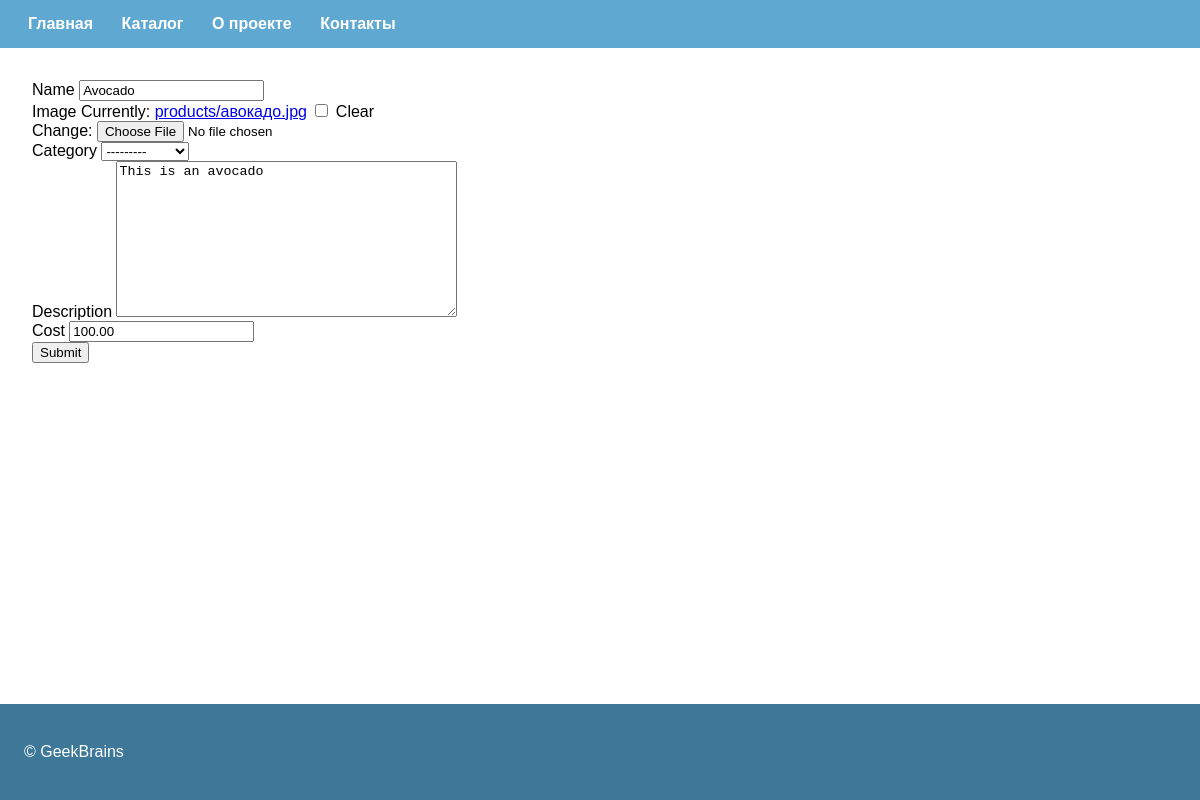
The app's page /products/1/update/ with its own data.
### products/models.py (models this page shows, shortened)
class Product(models.Model):
    name = models.CharField(
        max_length=255
    )
    image = models.ImageField(
        upload_to='products',
        blank=True,
        null=True,
    )
    category = models.ForeignKey(
        Category,
        on_delete=models.CASCADE,
        blank=True,
        null=True,
    )
    description = models.TextField(
        blank=True,
        null=True,
    )
    cost = models.DecimalField(
        max_digits=12,
        decimal_places=2,
        default=0
    )
    created = models.DateTimeField(
        auto_now_add=True,
    )
    modified = models.DateTimeField(
        auto_now=True,
    )

### products/views/products.py (the view)
class ProductUdateView(UpdateView):
    model = Product
    fields = [
        'name', 'image', 'category',
        'description', 'cost'
    ]
    template_name = 'products/create.html'
    success_url = reverse_lazy('products:list')

### products/models.py (called while the page is built)
    def __str__(self):
        return self.name

### products/templates/products/create.html (shortened to what this page needs)
{% extends 'server/master.html' %}
{% load static %}
{% block page_content %}
{% include 'server/form.html' with form=form %}
{% endblock %}

### server/templates/server/form.html (shortened to what this page needs)
<form action="" method="POST" enctype="multipart/form-data">
    {% for field in form %}
    <div class="field-group">
        <label for="{{ field.name }}">{{ field.label }}</label>
        {{ field }}
    </div>
    {% endfor %}
    <input type="submit">
</form>

### server/static/server/css/master.css (style rules this page uses)
html, body { margin: 0; padding: 0; height: 100%; font-family: sans-serif; }

### records on screen
Product: form "Avocado" "---------" "This is an avocado" "100.00"

### other values on screen
{{ field.label }} "Name" "Image" "Category" "Description" "Cost"
